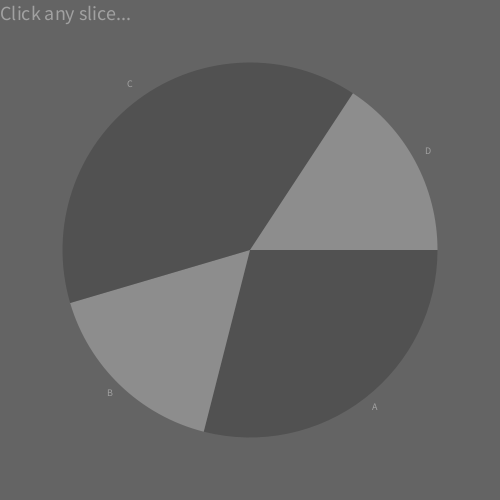
Frame 1 (no input)
Frame 60 (the mouse pressed at the canvas centre just before this capture): identical to frame 1, image omitted
Frame 120 (the mouse held since frame 60 and released just before this capture): identical to frame 1, image omitted

The Processing sketch that drew this single still picture (run headless with seeded random() and noise(); from frame 60 on, the mouse is pressed at the canvas centre):

// Processing sketch: processing_37563
// ── processing_37563.pde

/**
 * Author: Jesse Brown
 * Date: September 12, 2011
 * Details:
 *  Functional piechart. 
 *  Pie charts do not lend themselves to accurate interpretations of data. 
 *  This view aims to solve portions of that problem by adding interactivity 
 *  by dynamically switching between a pie and bar chart for the same data.
 */

/*
 * Take an array of values and normalize that array to fractions of 100%
 * for ease of working with the barchart
 */
float[] normalize(float[] xs) {
    int n = xs.length;
    float[] ys = new float[n];
    float sum = 0;
    for (int i = 0; i < n; ++i) { sum += xs[i]; }
    for (int i = 0; i < n; ++i) { ys[i] = xs[i] / sum; }
    return ys;
}

/*
 * The pie chart is drawn in radians. Given an array of values that are 
 * fractions of 100%, return an array of radians that map those values to 
 * circle coordinates
 */
float[] toRadians(float[] xs) {
    int n = xs.length;
    float[] ys = new float[n];
    for (int i = 0; i < n; ++i) { ys[i] = radians(360*xs[i]); }
    return ys;
}

/*
 * Determine if the mouse cursor is currently within the pie chart area
 * Euclidian distance for a circle
 * (x - x_origin)**2 + (y - y_origin)**2 <= radius**2
 * This also returns true for points *on* the circumfrence
 */
boolean inCircle () {
    float px = pow(mouseX - X_ORIGIN, 2);
    float py = pow(mouseY - Y_ORIGIN, 2);
    float pr = pow(DIAMETER / 2, 2);
    return (px + py <= pr);
}

/*
 * Determine if the mouse is currently bound by the angle of the arc defined
 * between the two radian values
 * atan2 returns values from -PI to PI the positive values being the lower
 * hemisphere. Add 2*PI to negative values to compensate for the upper 
 * hemisphere
 */
boolean inArc (float radian1, float radian2) {
    float v = atan2(mouseY - Y_ORIGIN, mouseX - X_ORIGIN); 
    if (v < 0) { v += TWO_PI; }
    return (v >= radian1 && v < radian2);
}

/*
 * Return the index of the 'slice' that the cursor is currently in.
 * Return -1 if the mouse is not currently in a slice
 */
int getArcIndex () {
    float theta = g_start;
    if (! inCircle ()) { return -1; }
    for (int i = 0; i < g_radian.length; ++i) {
        if (inArc (theta, theta + g_radian[i])) {
            return i;
        }
        theta += g_radian[i];
    }
    return -1;
}

/*
 * Draw the pie chart
 */
void drawPie () {

    // tell the user how to navigate
    float xpos = 0, ypos = TEXTSIZE;
    String msg = "Click any slice...";
    fill(LABCOLOR, pieAlpha);
    textSize(TEXTSIZE);
    textAlign(LEFT);
    text (msg, xpos, ypos);
    noStroke ();
    textSize(10); // reset for labels

    float theta = g_start;
    for (int i = 0; i < g_radian.length; i++){
        if (i == savedIndex) {
            // highlight the selected piece and show in the background
            // this is controlled by *barChart* alpha
            fill(255, barAlpha*0.25);
        } else {
            // color based on alternating position
            int f = i % 2 == 0 ? 50 : 205;
            fill(f, pieAlpha); 
        }
        arc(X_ORIGIN , Y_ORIGIN,
              DIAMETER, DIAMETER, theta, theta + g_radian[i]);

        // Place the label of the arc in the middle of the slice outside circle
        float phi = theta + g_radian[i] / 2;
        float lx = X_ORIGIN + (15 + DIAMETER / 2) * cos (phi);
        float ly = Y_ORIGIN + (15 + DIAMETER / 2) * sin (phi);
        textAlign(CENTER);
        fill(LABCOLOR, pieAlpha);
        text (g_labs[i], lx, ly);

        theta += g_radian[i];  
    }
}

/*
 * Draw the bar chart
 */
void drawBar () {

    // tell the user how to navigate
    float xpos = 0, ypos = TEXTSIZE;
    String msg = "Click to return...";
    fill(LABCOLOR, barAlpha);
    textSize(TEXTSIZE); 
    textAlign(LEFT);
    text (msg, xpos, ypos);
    noStroke ();
    textSize(10); // reset for labels

    float bottom = SIZE * (0.75 + (0.25 / 2));
    float left = SIZE - SIZE * (0.75 + (0.25 / 2));
    float ysize = SIZE - (2 * (SIZE - bottom));
    float xsize = SIZE - 2 * left;

    // Draw the bounding box
    fill(BGCOLOR,barAlpha);
    stroke(0,barAlpha);
    strokeWeight(1);
    rect(left,bottom-ysize,xsize,ysize);
    noStroke();

    // Draw grid *first* 
    stroke (255, barAlpha * 0.25);
    strokeWeight(1);
    float ystep = ysize / 10;
    float yl = bottom - ystep;
    int lab = 10;
    fill(255, barAlpha);
    textAlign(LEFT);
    while (yl > bottom - ysize) {
        line(left, yl, left + xsize, yl);
        String slab = lab + "%";
        text(slab,left - 30, yl + 5);
        yl -= ystep;
        lab += 10;
    }

    // Then draw the bins (with the labels)
    int nbins = g_values.length;
    float x = left;
    float binWidth = xsize / nbins;
    for (int i = 0; i < g_normal.length; ++i) {
        if (i == savedIndex) {
            // Match the background slice with a highlighted bar
            stroke(0,barAlpha);
            strokeWeight(4);
            fill(255, barAlpha);
        } else {
            noStroke ();
            fill(75,barAlpha); 
        }
        rect (x, bottom - g_normal[i]*ysize, binWidth, g_normal[i]*ysize);
        fill(255, barAlpha);
        textAlign(CENTER);
        text(g_labs[i], x + binWidth / 2, bottom + 40);
        x += binWidth;
    }
}

/*
 * Manage the changing of opacity on mouse clicks
 */
void handleTransition () {
    if (! inTransition) { return; }
    pieAlpha += pieStep;
    barAlpha += barStep;
    if (pieAlpha > 100.0) { pieAlpha = 100.0; }
    if (pieAlpha < 0.0) { pieAlpha = 0.0; }
    if (barAlpha > 100.0) { barAlpha = 100.0; }
    if (barAlpha < 0.0) { barAlpha = 0.0; }
    if (pieAlpha == 0.0 || pieAlpha == 100.0 
            || barAlpha == 0.0 || barAlpha == 100.0) {
        inTransition = false;
        pieStep = -pieStep;
        barStep = -barStep;
    }
}


//
// Global definitions/settings
//

int BGCOLOR = 100;              // color of the canvas
int LABCOLOR = 255;             // text color on top
int SIZE = 500;                 // Outer dimensions of the canvas
int TEXTSIZE = 20;              // Size of the message text
float DIAMETER = SIZE * 0.75;   // Diameter of the circle
float X_ORIGIN = SIZE / 2.0;    // centered x
float Y_ORIGIN = SIZE / 2.0;    // centered y

// FIXME: This breaks highlighting for anything other than 0
float g_start = radians(0);     // Angle to start the 'slices' (in radians)

// The original values of the pie 'slices'
float[] g_values = {random(10,50), random(10,50), random(10,50), random(10,50)};
float[] g_normal;               // ... normalized to %
float[] g_radian;               // ... mapped to radians
String[] g_labs = {"A", "B", "C", "D"}; // names of the values above

boolean inTransition = false;   // Currently transitioning between views?
float pieAlpha = 100.0;         // How opaque is the pie chart
float barAlpha = 0.0;           // How opaque is the bar chart
float pieStep = -3.0;           // The step in opacity when in transition
float barStep = 3.0;            // The step in opacity when in transition
int savedIndex = -1;            // When transitioning, save the 'slice'


void setup () {
    size(500, 500);
    background(BGCOLOR);
    smooth();
    noStroke();
    g_normal = normalize(g_values);
    g_radian = toRadians(g_normal);
}

void draw () {
    background(BGCOLOR);
    handleTransition ();
    drawPie ();
    drawBar ();
}

void mouseClicked () {
    if (inTransition) { return; }
    inTransition = true;
    // Only change the index if the pie chart is visible
    if (pieAlpha == 100.0) {
        savedIndex = getArcIndex ();
    } else {
        savedIndex = -1;
    }
}
